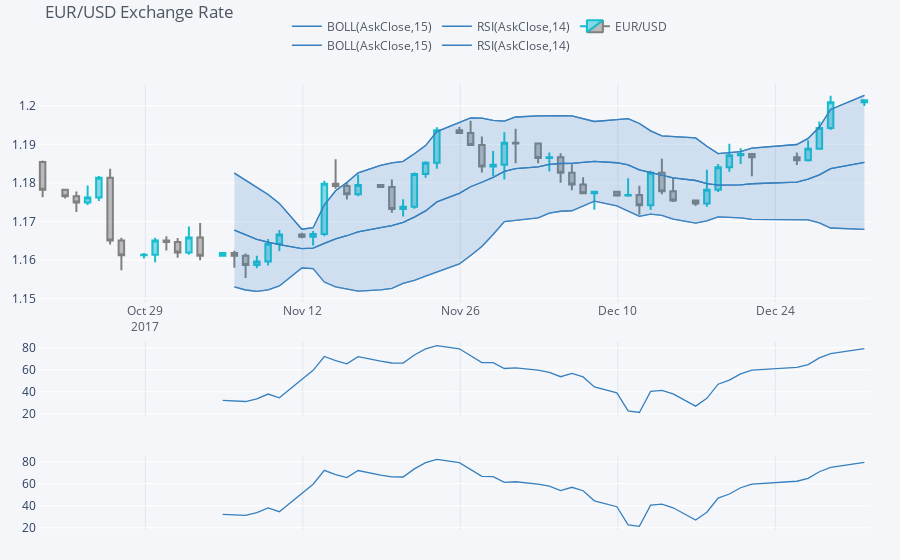

Notebook source saved alongside this figure:
### Code cell
plyo.iplot(
     qf.iplot(asFigure=True),
     image='png',
     filename='qf_03'
)
